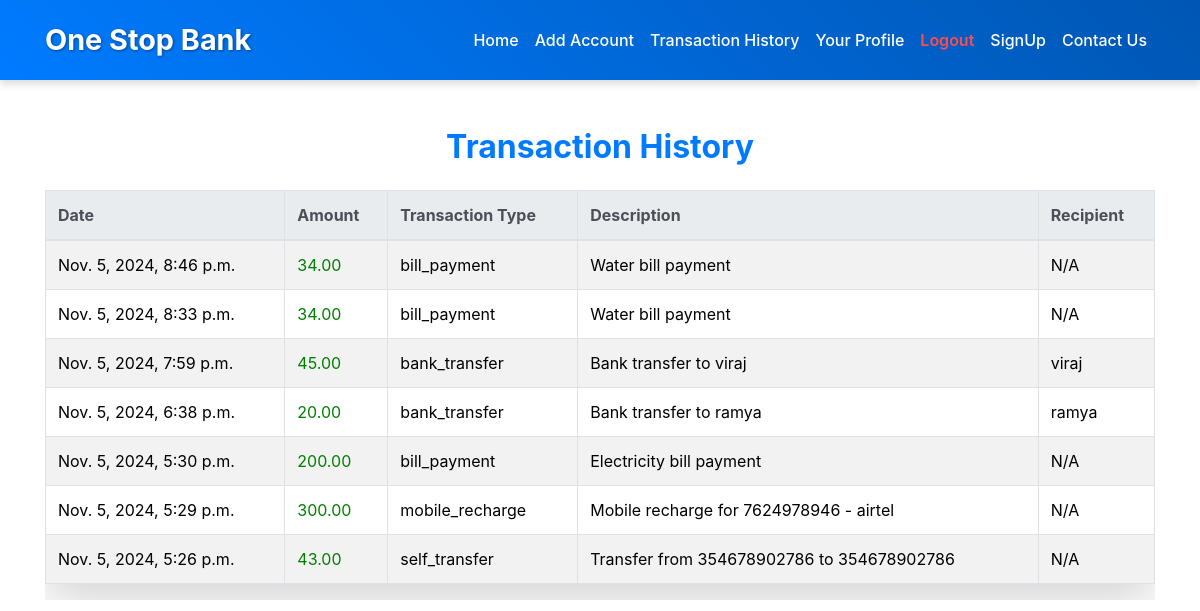
The app's page /transaction_history/ (signed in), older data.
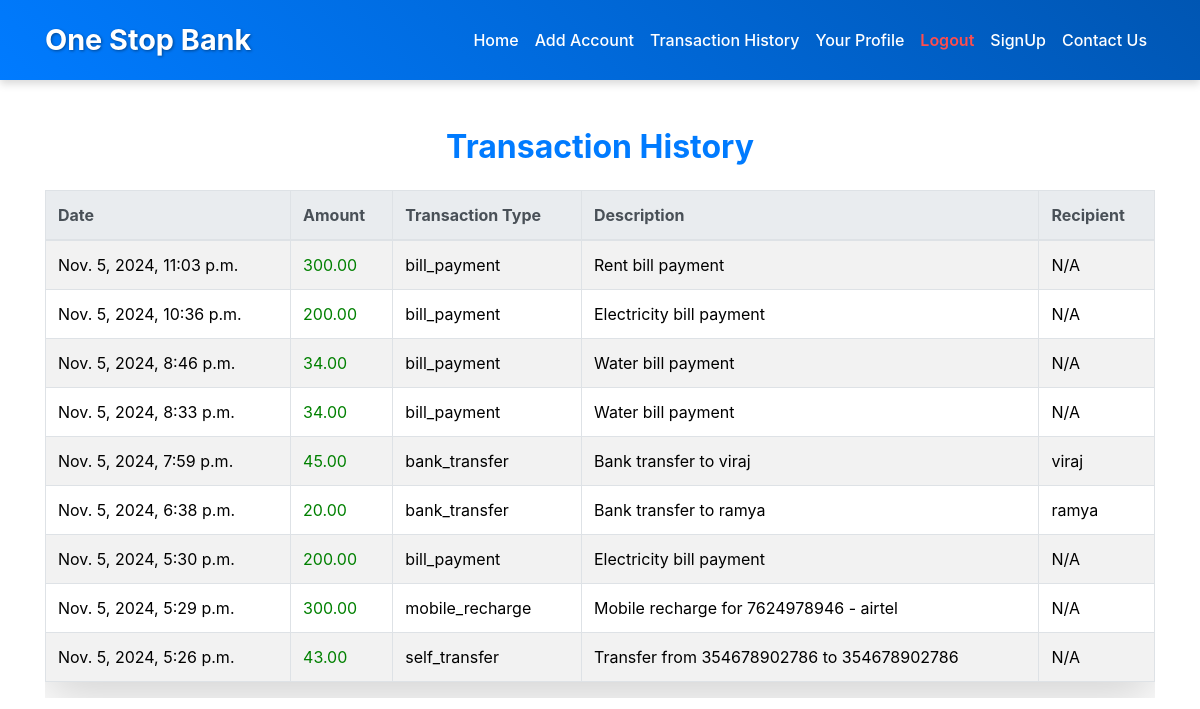
The same page, newer data.
### onestopbank_app/models.py (models this page shows, shortened)
class Transaction(models.Model):
    TRANSACTION_TYPES = (
        ('bank_transfer', 'Bank Transfer'),
        ('bill_payment', 'Bill Payment'),
        ('mobile_recharge', 'Mobile Recharge'),
        ('self_transfer', 'Self Transfer'),
    )
    user = models.ForeignKey(User, on_delete=models.CASCADE)
    recipient = models.ForeignKey(
        Recipient, on_delete=models.SET_NULL, null=True, blank=True)
    amount = models.DecimalField(max_digits=10, decimal_places=2)
    transaction_type = models.CharField(
        max_length=20, choices=TRANSACTION_TYPES)
    date = models.DateTimeField(auto_now_add=True)
    description = models.TextField(blank=True, null=True)

class Recipient(models.Model):
    user = models.ForeignKey(
        User, on_delete=models.CASCADE, related_name="recipients")
    name = models.CharField(max_length=100)
    account_number = models.CharField(max_length=20)
    ifsc_code = models.CharField(max_length=11)

### onestopbank_app/views.py (the view)
# urls.py: path('transaction_history/', TransactionHistoryView.as_view(),
class TransactionHistoryView(View):
    @method_decorator(login_required)
    def get(self, request):
        transactions = Transaction.objects.filter(
            user=request.user).order_by('-date')
        return render(request, 'transaction_history.html', {'transactions': transactions})

### templates/transaction_history.html
{% extends "main.html" %} {% block content %}
<div class="container mt-5">
  <h2 class="text-center mb-4" style="color: #007bff; font-weight: bold">Transaction History</h2>
  {% if transactions %}
  <div class="table-responsive">
    <table class="table table-bordered table-striped shadow-lg">
      <thead class="thead-light">
        <tr style="background-color: #007bff; color: #ffffff">
          <th>Date</th>
          <th>Amount</th>
          <th>Transaction Type</th>
          <th>Description</th>
          <th>Recipient</th>
        </tr>
      </thead>
      <tbody>
        {% for transaction in transactions %}
        <tr>
          <td>{{ transaction.date }}</td>
          <td style="color: {% if transaction.amount < 0 %} red {% else %} green {% endif %};">{{ transaction.amount }}</td>
          <td>{{ transaction.transaction_type }}</td>
          <td>{{ transaction.description }}</td>
          <td>{% if transaction.recipient %} {{ transaction.recipient.name }} {% else %} N/A {% endif %}</td>
        </tr>
        {% endfor %}
      </tbody>
    </table>
  </div>
  {% else %}
  <p class="text-center mt-4">No transactions found.</p>
  {% endif %}
</div>
{% endblock %}

### templates/main.html (shortened to what this page needs)
<!DOCTYPE html>
<html lang="en">
  <head>
    <link href="https://cdn.jsdelivr.net/npm/bootstrap@5.3.3/dist/css/bootstrap.min.css" rel="stylesheet" />
  </head>
  <body>
    {% include 'navbar.html' %}
    <div class="container" style="max-width: 1686.25px; min-width: 1000px">
      {% block content %} {% endblock %}
    </div>
  </body>
</html>

### templates/navbar.html (shortened to what this page needs)
<!DOCTYPE html>
<html lang="en">
  <head>
    <link href="https://maxcdn.bootstrapcdn.com/bootstrap/4.5.2/css/bootstrap.min.css" rel="stylesheet" />
  </head>
  <body>
    <nav class="navbar navbar-expand-lg navbar-dark">
      <div class="container">
        <a class="navbar-brand" href="#">One Stop Bank</a>
        <div class="collapse navbar-collapse" id="navbarNav">
          <ul class="navbar-nav ml-auto">
            {% if user.is_authenticated %}
            <li class="nav-item">
              <a class="nav-link" href="home/">Home</a>
            </li>
            <li class="nav-item">
              <a class="nav-link" href="/add-account/">Add Account</a>
            </li>
            <li class="nav-item">
              <a class="nav-link" href="/transaction_history/">Transaction History</a>
            </li>
            <li class="nav-item">
              <a class="nav-link" href="/profile/">Your Profile</a>
            </li>
            <li class="nav-item">
              <a class="nav-link text-danger" href="/logout/">Logout</a>
            </li>
            {% endif %}
            <li class="nav-item">
              <a class="nav-link" href="/signup/">SignUp</a>
            </li>
            <li class="nav-item">
              <a class="nav-link" href="/contact_us/">Contact Us</a>
            </li>
          </ul>
        </div>
      </div>
    </nav>
  </body>
</html>

### templates/navbar.html (style rules this page uses)
.navbar { height: 80px; background: linear-gradient(45deg, #007bff, #0056b3); box-shadow: 0 4px 8px rgba(0, 0, 0, 0.15); padding: 0; }
.navbar-brand { font-weight: bold; font-size: 1.8rem; color: #ffffff !important; text-shadow: 1px 1px 3px rgba(0, 0, 0, 0.4); }
.navbar-nav .nav-link { font-weight: 500; color: #ffffff !important; padding: 0.5rem 1.2rem; white-space: nowrap; transition: color 0.3s ease, background 0.3s ease; }
.navbar-nav .nav-link.text-danger { color: #ff4d4d !important; font-weight: 600; }
.navbar .container { display: flex; align-items: center; }

Row changes from the older to the newer data that the page shows:
added Transaction: shows "N/A"
added Transaction: shows "N/A"
